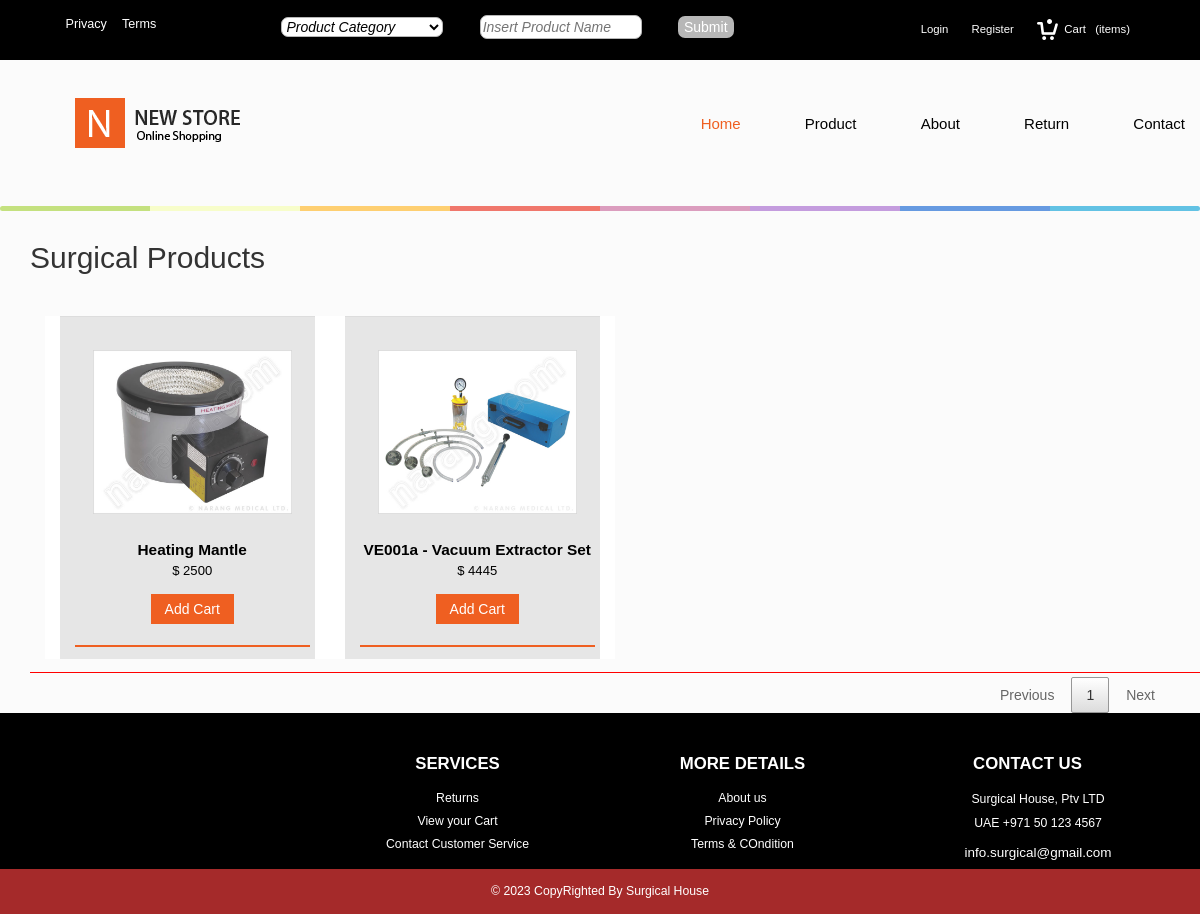
Page /surgical_seling/s_p.php on the committed database.
### tables this page shows
CREATE TABLE IF NOT EXISTS `price_insert` (
  `pi_id` int NOT NULL AUTO_INCREMENT,
  `price` varchar(33) NOT NULL,
  `p_id` int NOT NULL,
  PRIMARY KEY (`pi_id`),
  KEY `p_id` (`p_id`)
);

CREATE TABLE IF NOT EXISTS `products` (
  `p_id` int NOT NULL AUTO_INCREMENT,
  `sp_product` varchar(33) DEFAULT NULL,
  `si_product` varchar(33) DEFAULT NULL,
  `description` varchar(500) DEFAULT NULL,
  `image` varchar(300) DEFAULT NULL,
  PRIMARY KEY (`p_id`)
);

### surgical_seling/s_p.php (the view, shortened to what this page needs)
<!DOCTYPE HTML>
<html>
<head>
    <link href="css/profile/custom.css" rel="stylesheet">
<link href="css/bootstrap.css" rel="stylesheet" type="text/css" media="all" />
<link href="css/style.css" rel="stylesheet" type="text/css" media="all" />
<link href="css/memenu.css" rel="stylesheet" type="text/css" media="all" />
<link rel="stylesheet" href="css/company.css" />
<link href="css/footer.css" rel='stylesheet' type='text/css' />
<link href="css/filter.css" rel="stylesheet" type="text/css" media="all" />
<link href="css/product2.css" rel="stylesheet" type="text/css" media="all" />
<link href="css/product.css" rel="stylesheet" type="text/css" media="all" />
 <link rel="stylesheet" href="css/user_table/demo_table.min.css">
</head>
<body>
<?php
	include("top_head.php");
	include("header.php");
?>
<div class="parts">
	 <div class="container">
		 <h2>Surgical Products</h2>
	<div class="bike-parts-sec">
		      <div class="bike-parts">
			   <div class="bike-apparels">
					 <div class="parts1">
<table  id="datatables" class="table no-margin col-md-12" style="border-bottom-color:red;padding-bottom:13px">
                  <tbody class="dd">
				 	<?php
		include("conection.php");
		$a = mysqli_query($connect,("select * from price_insert"));
		while($b = mysqli_fetch_array($a))
		{
			$aa = mysqli_query($connect,("select sp_product,image from products where p_id = '".$b['p_id']."'"));
			$bb = mysqli_fetch_array($aa);
			if($bb['sp_product'] != NULL)
			{
	?>
<tr class="col-md-3" >
	<td>
						 <?php echo("<a href='single.php?p_id=".$b['p_id']."'>"); ?>
						 <div class="part-sec">
							 <img src="<?php echo("Admin/images/".$bb['image']); ?>" alt=""/>
							 <div class="part-info">
								<?php echo("<a class='asd' href='single.php?p_id=".$b['p_id']."'>"); ?><h5><?php echo($bb['sp_product']);?><span>$  <?php echo($b['price']);?></span></h5></a>
								<?php echo("<a class='qck' href='single.php?p_id=".$b['p_id']."'>"); ?>Add Cart</a>
							 </div>
						 </div></a>
					</td>
</tr>
		<?php
			}
		}
		?>
</tbody>
           </table>
		</div>
				 </div>
			 </div>
		 </div>
	  </div>
</div>
<?php
	include("footer.php");
?>
</body>
</html>

### surgical_seling/css/profile/custom.css (style rules this page uses)
body { background: #000066; background-position: initial initial; background-repeat: initial initial; margin: 0px; padding: 0px; }

### surgical_seling/css/style.css (style rules this page uses)
body { font-family: 'Exo 2', sans-serif; background:#fff; }
table { border-collapse: collapse; border-spacing: 0; }

### surgical_seling/css/memenu.css (style rules this page uses)
body { background-color:#FBFBFB; }

### surgical_seling/css/product.css (style rules this page uses)
.dd tr td { background:#E6E6E6; }
.bike-parts-sec { margin-top:3em; }
.bike-parts { float:right; width:100%; }
.part-sec { float:left; width:100%; margin:0 2%; margin-top:3%; margin-bottom:2%; border-bottom:2px solid #EF5F21; padding-bottom:1.5em; text-align:center; position:relative; }
.part-sec img { width:100%; height: 200px; padding: 18px; }
.part-sec a h5 { color:#000; font-size:1.1em; font-weight:600; margin-bottom:1em; }
.part-sec a h5 span { display:block; font-size:0.85em; font-weight:400; margin-top:5px; }
a.qck { color: #fff; background-color: #EF5F21; border-color: #eea236; padding:5px 1em; font-size:1em; font-weight:500; display:inline-block; text-decoration:none; }

### rows in the picture
price_insert: p.image (picture), p.sp_product "Heating Mantle", price "2500"
price_insert: p.image (picture), p.sp_product "VE001a - Vacuum Extractor Set", price "4445"
